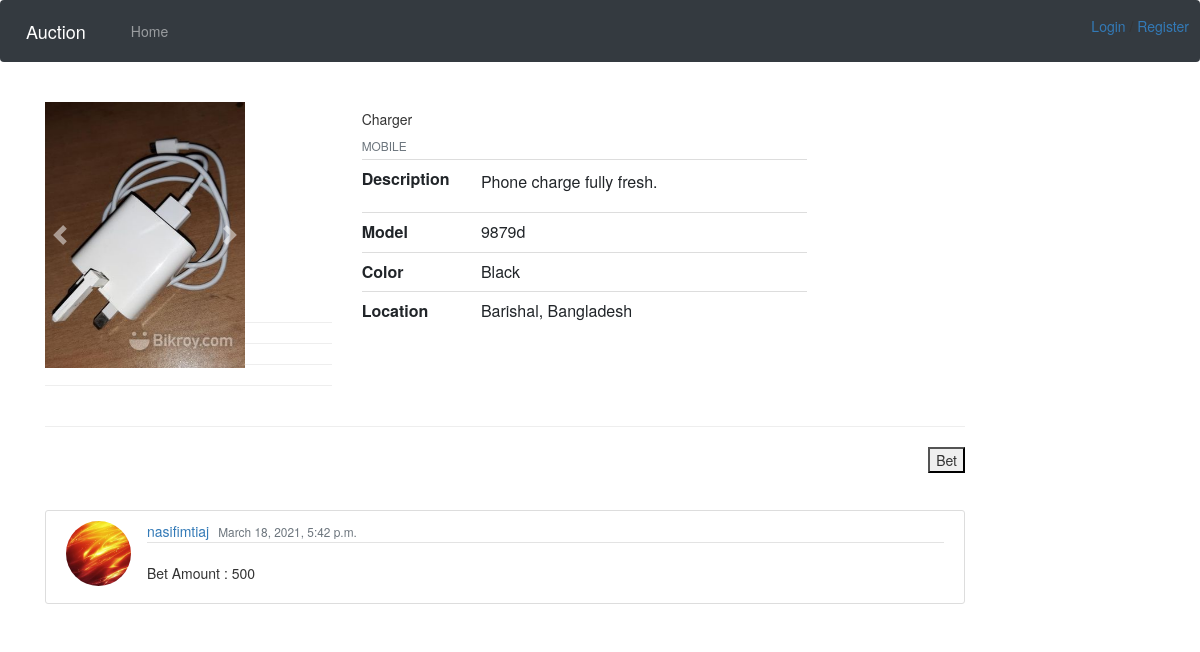
The app's page /8/ with its own data.
### core/models.py (models this page shows, shortened)
class Images(models.Model):
    item = models.ForeignKey(AuctionItem,on_delete=models.CASCADE)
    image = models.ImageField(default='default.jpg', upload_to='auction_item_pics')
    def __str__(self):
        return self.item.name + " Img"

class AuctionItem(models.Model):
    name = models.CharField(max_length=50)
    owner = models.ForeignKey(User, on_delete=models.CASCADE)
    category = models.ForeignKey(Category, on_delete=models.CASCADE)
    date_posted = models.DateTimeField(default=timezone.now)
    is_sold = models.BooleanField(default=False)
    location = models.ForeignKey(Location, on_delete=models.CASCADE)
    color = models.CharField(max_length=50)
    model = models.CharField(max_length=50)
    description = models.TextField()
    def __str__(self):
        return self.name

class Category(models.Model):
    title = models.CharField(max_length=50)
    timestamp =  models.DateTimeField(default=datetime.now, blank=True)
    description = models.TextField(default="none")
    image = models.ImageField(default="default_cat", upload_to='Category_pics')
    def __str__(self):
        return self.title

class Location(models.Model):
    title = models.CharField(max_length=50)
    timestamp =  models.DateTimeField(default=datetime.now, blank=True)
    def __str__(self):
        return self.title

class Bets(models.Model):
    item = models.ForeignKey(AuctionItem,on_delete=models.CASCADE)
    better = models.ForeignKey(User, on_delete=models.CASCADE)
    amount = models.IntegerField()
    is_accepted = models.BooleanField(default=False)
    betted_time = models.DateTimeField(default=timezone.now)
    accepted_time = models.DateTimeField(blank=True, null=True)
    class Meta:
        unique_together = ('item', 'better')
        verbose_name = 'Bet'
        verbose_name_plural = 'Bets'

### users/models.py (models this page shows, shortened)
class Profile(models.Model):
    user = models.OneToOneField(User, on_delete=models.CASCADE)
    image = models.ImageField(default='default.jpg', upload_to='profile_pics')
    full_name = models.CharField(default='@Example_name', max_length=100)
    phone_number =  models.TextField(default='@Example_045978346')
    address = models.TextField(default='@Example_13-65 new jersey')
    last_active = models.DateTimeField(blank=True, null=True)
    bio = models.TextField(default='You bio')

### center/views.py (the view, shortened to what this page needs)
# urls.py: path('<int:pk>/', AuctionTableDetailView.as_view(), name='detail_product'),
class AuctionTableDetailView(DetailView):
    template_name = 'center/detail_product.html'
    model = AuctionItem
    form_class= BettersForm
    initial = {'key': 'value'}
    form_class = BettersForm
    form_class2 = ImageForm
    def get_context_data(self, *args, **kwargs):
        context = super().get_context_data(**kwargs)
        context.update({
            'photos' : Images.objects.filter(item=self.object.id),
            'bets': Bets.objects.filter(item=self.object.id),
            'form': self.form_class(),
            'form2': self.form_class2()
        })
        print(context, "context")
        return context

### center/templates/center/detail_product.html (shortened to what this page needs)
{% extends 'center/base.html' %}
{% block content %}
<head>
</head>
        {% if object.is_sold %}
            <h2 align="center">The product has been sold</h2>
                <p align="center">The auction has ended</p>
        {% else %}
            <div class="row">
                 <div class="col-md-4">
                    <div id="carousel-example-1z" class="carousel slide carousel-fade" data-ride="carousel" style="width: 200px ">
                            <div class="carousel-inner" role="listbox">
                              {% for p in photos %}
                              <div class="carousel-item {% if forloop.counter0 == 0 %} active {% endif %}">
                                <img class="d-block w-100" src="{{p.image.url}}"
                                  alt="First slide">
                              </div>
                              {% endfor %}
                            <a class="carousel-control-prev" href="#carousel-example-1z" role="button" data-slide="prev">
                              <span class="carousel-control-prev-icon" aria-hidden="true"></span>
                            </a>
                            <a class="carousel-control-next" href="#carousel-example-1z" role="button" data-slide="next">
                              <span class="carousel-control-next-icon" aria-hidden="true"></span>
                            </a>
                          </div>
                       </div>
                     <hr>
                 </div>
                        <div class="col-md-6">
                              <h5>{{object.name}}</h5>
                              <p class="mb-2 text-muted text-uppercase small">{{object.category}}</p>
                              <div class="table-responsive">
                                <table class="table table-sm table-borderless mb-0">
                                  <tbody>
                                    <tr>
                                      <th class="pl-0 w-25" scope="row"><strong>Description</strong></th>
                                      <td><p class="pt-1">{{object.description}}</p></td>
                                    </tr>
                                    <tr>
                                      <th class="pl-0 w-25" scope="row"><strong>Model</strong></th>
                                      <td>{{object.model}}</td>
                                    </tr>
                                    <tr>
                                      <th class="pl-0 w-25" scope="row"><strong>Color</strong></th>
                                      <td>{{object.color}}</td>
                                    </tr>
                                    <tr>
                                      <th class="pl-0 w-25" scope="row"><strong>Location</strong></th>
                                      <td>{{object.location}}, Bangladesh</td>
                                    </tr>
                                  </tbody>
                                </table>
                              </div>
                        </div>
            </div>
                <hr color="black">
            {% if object.owner != user %}
                <button class="float-right" type="button" class="btn btn-primary" data-toggle="modal" data-target="#exampleModal">
                  Bet
                </button>
            {% endif %}
            {% for bet in bets %}
                <article class="media content-section">
                    <img  src="{{ bet.better.profile.image.url }}" class="rounded-circle article-img">
                    <div class="media-body">
                         <div class="article-metadata">
                      <a class="mr-2" href="#">{{ bet.better }}</a>
                         <small class="text-muted">{{ bet.betted_time }}</small>
                    </div>
                    <p class="article-content">Bet Amount : {{ bet.amount }}</p>
                    </div>
                </article>
            {% endfor %}
         {% endif %}
 {% endblock %}

### static/css/style.css (style rules this page uses)
body { background: #fafafa; color: #333333; margin-top: 5rem; }
h1, h2, h3, h4, h5, h6 { color: #444444; }
.content-section { background: #ffffff; padding: 10px 20px; border: 1px solid #dddddd; border-radius: 3px; margin-bottom: 20px; }
.article-content { white-space: pre-line; }
.article-img { height: 65px; width: 65px; margin-right: 16px; }
.article-metadata { padding-bottom: 1px; margin-bottom: 4px; border-bottom: 1px solid #e3e3e3 }

### center/templates/center/detail_product.html (style rules this page uses)
.carousel { width:100px; height:200px; }

### records on screen
Images: image (picture)
AuctionItem: name "Charger", category "MOBILE", description "Phone charge fully fresh.", model "9879d", color "Black", location "Barishal"
Bets: better.profile.image (picture), better "nasifimtiaj", betted_time "March 18, 2021, 5:42 p.m.", amount "500"
